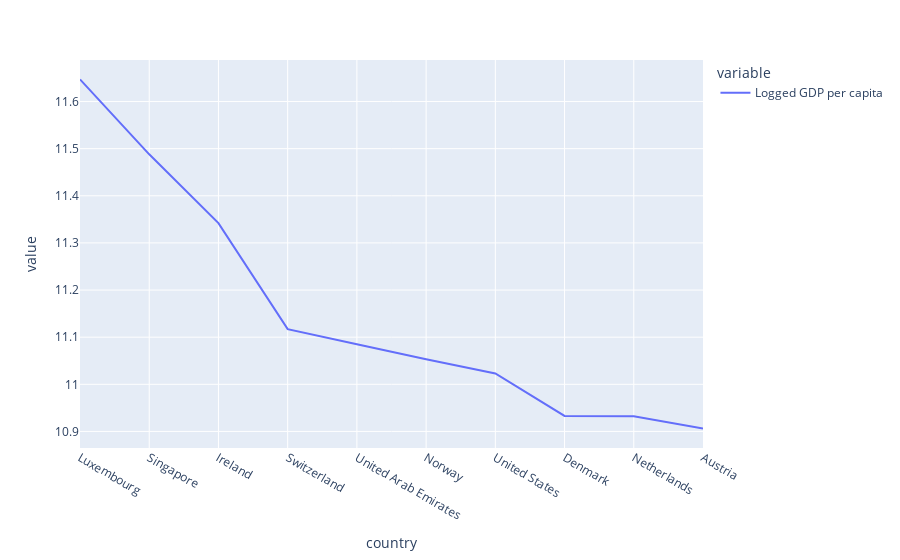

Here is the notebook cell this chart was saved with:
### Code cell
px.line(top_gdp)

### Figure 1 — Plotly figure (JSON) as saved in the notebook; plotly's stock layout.template omitted (floating-point values rounded to 4 significant figures)
{"data": [{"hovertemplate": "variable=Logged GDP per capita<br>country=%{x}<br>value=%{y}<extra></extra>", "legendgroup": "Logged GDP per capita", "line": {"color": "#636efa", "dash": "solid"}, "mode": "lines", "name": "Logged GDP per capita", "orientation": "v", "showlegend": true, "type": "scatter", "x": ["Luxembourg", "Singapore", "Ireland", "Switzerland", "United Arab Emirates", "Norway", "United States", "Denmark", "Netherlands", "Austria"], "xaxis": "x", "y": [11.65, 11.49, 11.34, 11.12, 11.09, 11.05, 11.02, 10.93, 10.93, 10.91], "yaxis": "y"}], "layout": {"legend": {"title": {"text": "variable"}, "tracegroupgap": 0}, "margin": {"t": 60}, "xaxis": {"anchor": "y", "domain": [0, 1], "title": {"text": "country"}}, "yaxis": {"anchor": "x", "domain": [0, 1], "title": {"text": "value"}}}}
